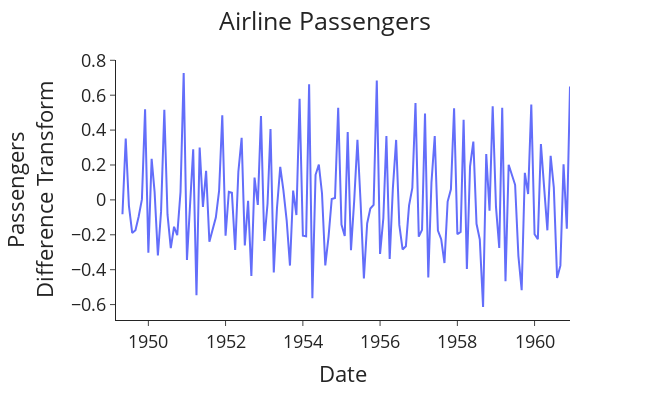

Notebook source saved alongside this figure:
### Markdown cell above
### Differencing for the Second time

### Code cell
df['Passenger_Diff_Diff_box_cox']=df['Passenger_Diff_box_cox'].diff()
plotting(title='Airline Passengers', data=df, x='Date', y='Passenger_Diff_Diff_box_cox',
         x_label='Date', y_label='Passengers<br>Difference Transform')

### Figure 1 — Plotly figure (JSON) as saved in the notebook; plotly's stock layout.template omitted (floating-point values rounded to 4 significant figures; data arrays with more than 128 entries replaced by an {"elided": "..."} marker saying what was removed)
{"data": [{"hovertemplate": "Date=%{x}<br>Passengers<br>Difference Transform=%{y}<extra></extra>", "legendgroup": "", "line": {"color": "#636efa", "dash": "solid"}, "marker": {"symbol": "circle"}, "mode": "lines", "name": "", "orientation": "v", "showlegend": false, "type": "scatter", "x": {"elided": "142 str values"}, "xaxis": "x", "y": {"elided": "142 float values"}, "yaxis": "y"}], "layout": {"font": {"size": 18}, "height": 400, "legend": {"tracegroupgap": 0}, "margin": {"t": 60}, "title": {"text": "Airline Passengers", "x": 0.5}, "width": 650, "xaxis": {"anchor": "y", "autorange": true, "domain": [0, 1], "range": ["1949-03-01", "1960-12-01"], "title": {"text": "Date"}, "type": "date"}, "yaxis": {"anchor": "x", "autorange": true, "domain": [0, 1], "range": [-0.6883, 0.8017], "title": {"text": "Passengers<br>Difference Transform"}, "type": "linear"}}}
